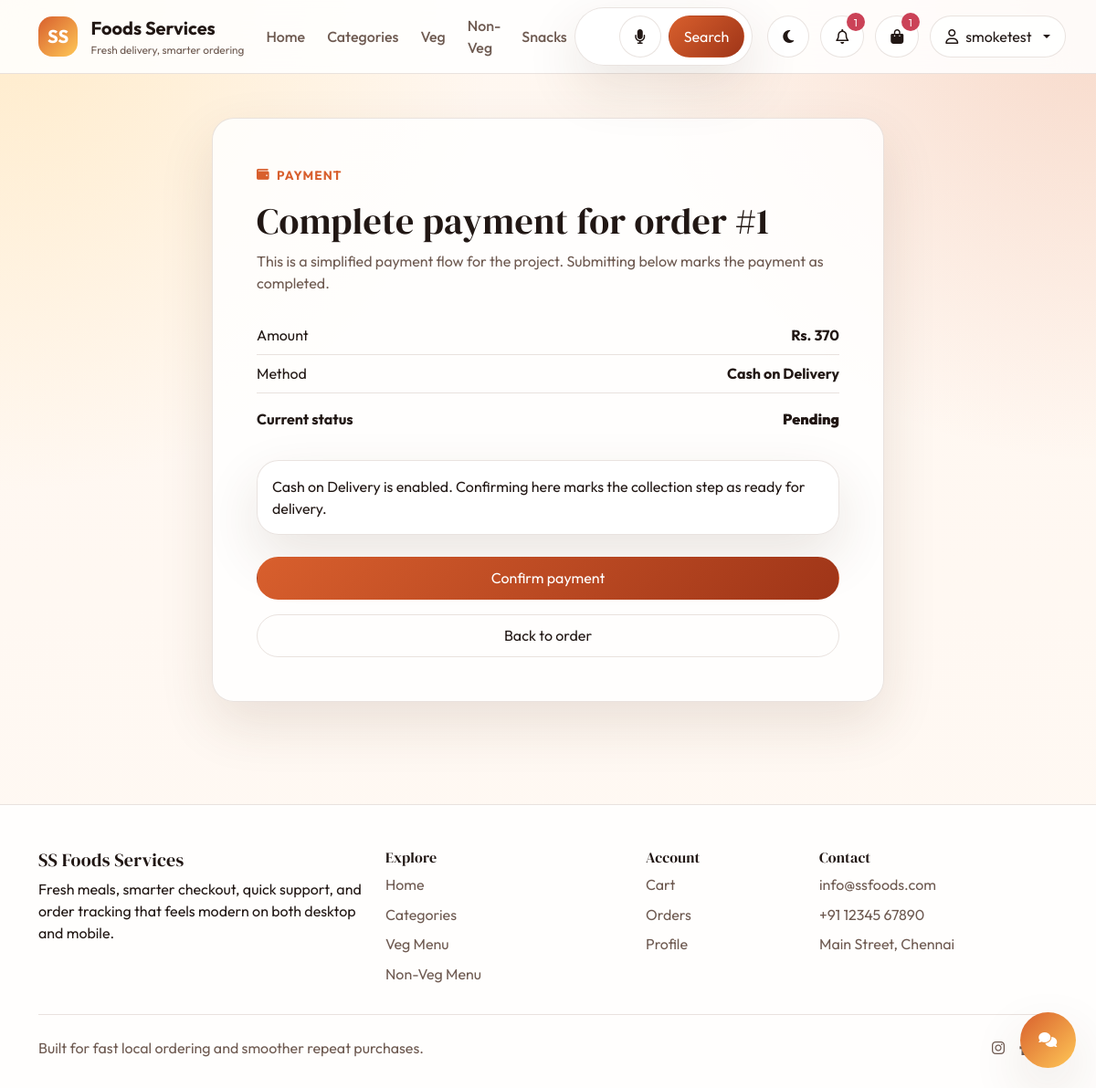
/payment/1/ (signed in), run on the app's committed database.
### Food_app/models.py (models this page shows, shortened)
class Order(models.Model):
    NOW = "Now"
    LATER = "Later"
    DELIVERY_SLOT_CHOICES = [
        (NOW, "Now"),
        (LATER, "Later"),
    ]
    STATUS_CHOICES = [
        ("Pending", "Pending"),
        ("Confirmed", "Confirmed"),
        ("Delivered", "Delivered"),
        ("Cancelled", "Cancelled"),
    ]
    user = models.ForeignKey(User, on_delete=models.CASCADE, related_name="orders")
    items = models.ManyToManyField(Items, through="OrderItem")
    coupon = models.ForeignKey(Coupon, null=True, blank=True, on_delete=models.SET_NULL)
    subtotal_amount = models.FloatField(default=0)
    discount_amount = models.FloatField(default=0)
    total_amount = models.FloatField()
    delivery_slot = models.CharField(max_length=10, choices=DELIVERY_SLOT_CHOICES, default=NOW)
    scheduled_for = models.DateTimeField(null=True, blank=True)
    created_at = models.DateTimeField(auto_now_add=True)
    status = models.CharField(max_length=20, choices=STATUS_CHOICES, default="Pending")
    class Meta:
        ordering = ["-created_at"]

class Payment(models.Model):
    PAYMENT_METHOD_CHOICES = [
        ("Cash on Delivery", "Cash on Delivery"),
        ("Credit Card", "Credit Card"),
        ("Debit Card", "Debit Card"),
        ("UPI", "UPI"),
        ("Net Banking", "Net Banking"),
    ]
    STATUS_CHOICES = [
        ("Pending", "Pending"),
        ("Completed", "Completed"),
        ("Failed", "Failed"),
    ]
    order = models.OneToOneField(Order, on_delete=models.CASCADE, related_name="payment")
    method = models.CharField(max_length=20, choices=PAYMENT_METHOD_CHOICES)
    status = models.CharField(max_length=20, choices=STATUS_CHOICES, default="Pending")
    transaction_id = models.CharField(max_length=100, null=True, blank=True)

### Food_app/app_views.py (the view, shortened to what this page needs)
# urls.py: path("payment/<int:order_id>/", views.payment_page, name="payment"),
@login_required(login_url="Login")
def payment_page(request, order_id):
    order = get_object_or_404(Order.objects.select_related("payment"), id=order_id, user=request.user)
    payment = order.payment
    return render(request, "payment.html", {"order": order, "payment": payment})

### Food_app/context_processors.py (called while the page is built)
def shared_state(request):
    if not request.user.is_authenticated:
        return {
            "cart_count": 0,
            "unread_notifications_count": 0,
            "recent_notifications": [],
        }
    recent_notifications = Notification.objects.filter(user=request.user).order_by("-created_at")[:5]
    unread_notifications_count = Notification.objects.filter(user=request.user, is_read=False).count()
    cart_count = Cart.objects.filter(user=request.user).count()
    return {
        "cart_count": cart_count,
        "unread_notifications_count": unread_notifications_count,
        "recent_notifications": recent_notifications,
    }

### Food_app/Templates/payment.html (shortened to what this page needs)
{% extends "layouts/main.html" %}
{% block content %}
<section class="container py-4 py-lg-5">
  <div class="row justify-content-center">
    <div class="col-lg-8">
      <div class="surface-card p-4 p-lg-5">
        <span class="eyebrow"><i class="fa-solid fa-wallet"></i> Payment</span>
        <h1 class="mt-3 mb-2">Complete payment for order #{{ order.id }}</h1>
        <p class="subtle mb-4">This is a simplified payment flow for the project. Submitting below marks the payment as completed.</p>
        <div class="summary-row">
          <span>Amount</span>
          <strong>Rs. {{ order.total_amount|floatformat:0 }}</strong>
        </div>
        <div class="summary-row">
          <span>Method</span>
          <strong>{{ payment.method }}</strong>
        </div>
        <div class="summary-row total">
          <span>Current status</span>
          <strong>{{ payment.status }}</strong>
        </div>
        <div class="info-panel p-3 mt-4">
          {% if payment.method == "Cash on Delivery" %}
          Cash on Delivery is enabled. Confirming here marks the collection step as ready for delivery.
          {% else %}
          Confirming here simulates a successful {{ payment.method }} payment and generates a transaction id automatically.
          {% endif %}
        </div>
        <form method="post" class="mt-4">
          <button class="btn brand-button w-100" type="submit" {% if payment.status == "Completed" or order.status == "Cancelled" %}disabled{% endif %}>
            {% if payment.status == "Completed" %}Payment already completed{% elif order.status == "Cancelled" %}Order cancelled{% else %}Confirm payment{% endif %}
          </button>
        </form>
        <a href="{% url 'order_detail' order.id %}" class="btn outline-button w-100 mt-3">Back to order</a>
      </div>
    </div>
  </div>
</section>
{% endblock %}

### Food_app/Templates/Includes/navbar.html (shortened to what this page needs)
<nav class="navbar navbar-expand-xl site-navbar sticky-top">
  <div class="container">
    <a class="navbar-brand brand-mark" href="{% url 'Home' %}">
      <span class="brand-pill">SS</span>
      <span>
        <strong>Foods Services</strong>
        <small>Fresh delivery, smarter ordering</small>
      </span>
    </a>
    <div class="collapse navbar-collapse" id="siteNavbar">
      <ul class="navbar-nav me-auto align-items-xl-center gap-xl-2">
        <li class="nav-item"><a class="nav-link" href="{% url 'Home' %}">Home</a></li>
        <li class="nav-item"><a class="nav-link" href="{% url 'Category' %}">Categories</a></li>
        <li class="nav-item"><a class="nav-link" href="{% url 'food_by_type' 'Veg' %}">Veg</a></li>
        <li class="nav-item"><a class="nav-link" href="{% url 'food_by_type' 'Non-Veg' %}">Non-Veg</a></li>
        <li class="nav-item"><a class="nav-link" href="{% url 'food_by_type' 'Snacks' %}">Snacks</a></li>
      </ul>
      <form class="search-shell me-xl-3" method="get" action="{% url 'search' %}">
        <input class="form-control" id="navSearchInput" type="search" name="q" value="{{ request.GET.q }}" placeholder="Search dishes, categories, ingredients">
        <button class="btn icon-button" id="voiceSearchButton" type="button" aria-label="Search by voice">
          <i class="fa-solid fa-microphone"></i>
        </button>
        <button class="btn brand-button" type="submit">Search</button>
      </form>
      <div class="nav-actions">
        <button class="btn icon-button" id="themeToggle" type="button" aria-label="Toggle dark mode">
          <i class="fa-solid fa-moon"></i>
        </button>
        {% if request.user.is_authenticated %}
        <div class="dropdown">
          <button class="btn icon-button position-relative" type="button" data-bs-toggle="dropdown" aria-expanded="false" aria-label="Notifications">
            <i class="fa-regular fa-bell"></i>
            <span class="notification-badge {% if not unread_notifications_count %}d-none{% endif %}" id="notificationBadge">{{ unread_notifications_count }}</span>
          </button>
        </div>
        <a href="{% url 'Cart' %}" class="btn icon-button position-relative" aria-label="Cart">
          <i class="fa-solid fa-bag-shopping"></i>
          <span class="notification-badge cart-badge {% if not cart_count %}d-none{% endif %}">{{ cart_count }}</span>
        </a>
        <div class="dropdown">
          <button class="btn account-button dropdown-toggle" type="button" data-bs-toggle="dropdown" aria-expanded="false">
            <i class="fa-regular fa-user"></i>
            <span>{{ request.user.username }}</span>
          </button>
        </div>
        {% else %}
        <a href="{% url 'Login' %}" class="btn brand-button">Login</a>
        <a href="{% url 'Register' %}" class="btn outline-button">Register</a>
        {% endif %}
      </div>
    </div>
  </div>
</nav>

### Food_app/Static/CSS/style.css (style rules this page uses)
:root { --bg: #fff7f0; --surface: rgba(255, 255, 255, 0.82); --surface-strong: #ffffff; --surface-alt: #f4e8db; --text: #211714; --muted: #6e5a51; --border: rgba(118, 82, 61, 0.16); --shadow: 0 24px 60px rgba(85, 48, 24, 0.12); --brand: #d85f2d; --brand-deep: #9f3518; --accent: #ffc857; --success: #1f8f5f; --danger: #cb4257; }
body { font-family: "Outfit", sans-serif; background: radial-gradient(circle at top left, rgba(255, 200, 87, 0.25), transparent 32%), radial-gradient(circle at top right, rgba(216, 95, 45, 0.2), transparent 30%), linear-gradient(180deg, var(--bg), color-mix(in srgb, var(--bg) 76%, #ffffff 24%)); color: var(--text); min-height: 100vh; }
h1, h2, h3, h4, h5, h6, .display-font { font-family: "DM Serif Display", serif; letter-spacing: 0.01em; }
a { color: inherit; text-decoration: none; }
.site-navbar { background: color-mix(in srgb, var(--surface-strong) 86%, transparent 14%); backdrop-filter: blur(18px); border-bottom: 1px solid var(--border); }
.brand-mark { display: flex; align-items: center; gap: 0.9rem; color: var(--text); }
.brand-mark small { display: block; color: var(--muted); font-size: 0.74rem; }
.brand-pill { width: 2.7rem; height: 2.7rem; border-radius: 0.95rem; display: inline-flex; align-items: center; justify-content: center; background: linear-gradient(135deg, var(--brand), var(--accent)); color: #fff; font-weight: 700; }
.nav-link { color: var(--muted); font-weight: 500; }
.search-shell { display: flex; align-items: center; gap: 0.5rem; flex: 1 1 430px; max-width: 520px; background: var(--surface); border: 1px solid var(--border); border-radius: 999px; padding: 0.45rem 0.5rem 0.45rem 1rem; box-shadow: var(--shadow); }
.search-shell .form-control { border: 0; background: transparent; color: var(--text); box-shadow: none; }
.nav-actions { display: flex; align-items: center; gap: 0.75rem; }
.icon-button, .outline-button, .brand-button, .account-button { border-radius: 999px; border: 1px solid var(--border); padding: 0.65rem 1rem; background: var(--surface); color: var(--text); }
.brand-button { background: linear-gradient(135deg, var(--brand), var(--brand-deep)); border-color: transparent; color: #fff; }
.outline-button { background: transparent; }
.account-button { display: inline-flex; align-items: center; gap: 0.5rem; }
.notification-badge { position: absolute; top: -0.2rem; right: -0.1rem; min-width: 1.25rem; height: 1.25rem; padding: 0 0.25rem; border-radius: 999px; background: var(--danger); color: #fff; font-size: 0.72rem; display: inline-flex; align-items: center; justify-content: center; }
.hero-card, .surface-card, .info-panel, .product-card, .summary-card, .timeline-card { background: var(--surface); border: 1px solid var(--border); box-shadow: var(--shadow); border-radius: 1.5rem; }
.eyebrow { display: inline-flex; align-items: center; gap: 0.45rem; color: var(--brand); font-size: 0.85rem; font-weight: 700; text-transform: uppercase; letter-spacing: 0.08em; }
.section-header p, .muted-text, .subtle { color: var(--muted); }
.summary-row { display: flex; justify-content: space-between; padding: 0.55rem 0; border-bottom: 1px solid var(--border); }
.summary-row.total { font-weight: 700; border-bottom: 0; padding-top: 1rem; }

### data on the page
Order: id "1", total_amount "370"
Payment: method "Cash on Delivery", status "Pending"

### other printed values
{{ unread_notifications_count }} "1"
{{ cart_count }} "1"
{{ request.user.username }} "smoketest"
